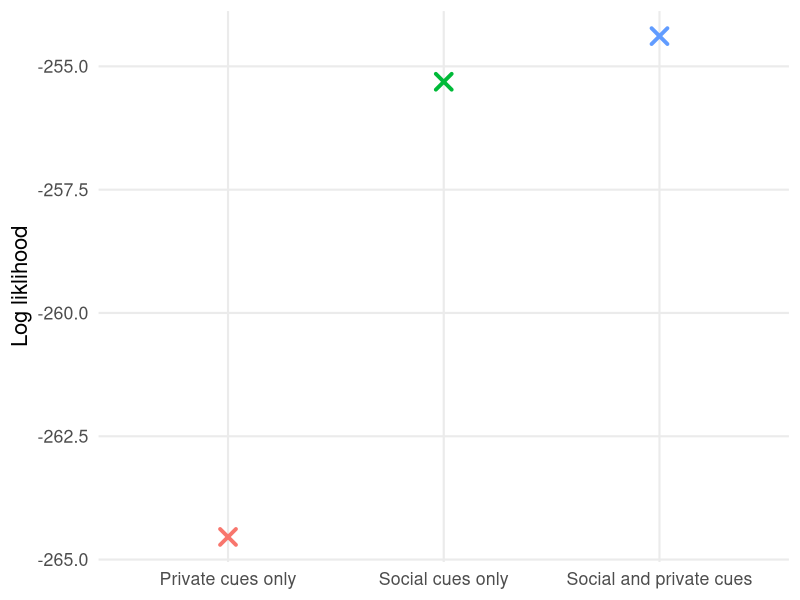

The R source for this figure:
library(dplyr)
library(ggplot2)

sp <- cbind("Social and private cues", -254.3866342)
s <- cbind("Social cues only", -255.3119)
p <- cbind("Private cues only", -264.540785010046)
#add in no K?

ll <- as.data.frame(rbind(sp,s,p))
ll$V1 <- as.factor(ll$V1)

ll <- ll %>%
  mutate(V1 = factor(V1, levels = c("Private cues only", "Social cues only", "Social and private cues")))

ll$V2 <- as.numeric(ll$V2)

#Log liklihood support for models
ll %>%
  ggplot(aes(x = V1, y = V2, fill = V1, colour = V1)) +
  geom_point(shape = 4, size = 4, stroke = 2) +
  labs(
  y = "Log liklihood",
  x = NULL
) +
  theme_minimal(base_size = 16) +
  theme(
    legend.position = "none",
    panel.grid.minor = element_blank()
  )

  
